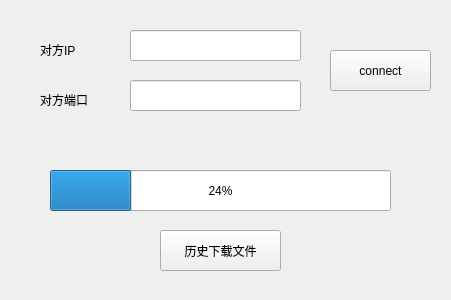
<?xml version="1.0" encoding="UTF-8"?>
<ui version="4.0">
 <class>ClientWidget</class>
 <widget class="QWidget" name="ClientWidget">
  <property name="geometry">
   <rect>
    <x>0</x>
    <y>0</y>
    <width>451</width>
    <height>300</height>
   </rect>
  </property>
  <property name="windowTitle">
   <string>Form</string>
  </property>
  <widget class="QLabel" name="label">
   <property name="geometry">
    <rect>
     <x>40</x>
     <y>40</y>
     <width>69</width>
     <height>19</height>
    </rect>
   </property>
   <property name="text">
    <string>对方IP</string>
   </property>
  </widget>
  <widget class="QLineEdit" name="lineEditIP">
   <property name="geometry">
    <rect>
     <x>130</x>
     <y>30</y>
     <width>171</width>
     <height>31</height>
    </rect>
   </property>
   <property name="focusPolicy">
    <enum>Qt::StrongFocus</enum>
   </property>
  </widget>
  <widget class="QLineEdit" name="lineEditPort">
   <property name="geometry">
    <rect>
     <x>130</x>
     <y>80</y>
     <width>171</width>
     <height>31</height>
    </rect>
   </property>
  </widget>
  <widget class="QLabel" name="label_2">
   <property name="geometry">
    <rect>
     <x>40</x>
     <y>90</y>
     <width>69</width>
     <height>19</height>
    </rect>
   </property>
   <property name="text">
    <string>对方端口</string>
   </property>
  </widget>
  <widget class="QPushButton" name="buttonConnect">
   <property name="geometry">
    <rect>
     <x>330</x>
     <y>50</y>
     <width>101</width>
     <height>41</height>
    </rect>
   </property>
   <property name="text">
    <string>connect</string>
   </property>
  </widget>
  <widget class="QProgressBar" name="progressBar">
   <property name="geometry">
    <rect>
     <x>50</x>
     <y>170</y>
     <width>341</width>
     <height>41</height>
    </rect>
   </property>
   <property name="value">
    <number>24</number>
   </property>
  </widget>
  <widget class="QPushButton" name="pushButton">
   <property name="geometry">
    <rect>
     <x>160</x>
     <y>230</y>
     <width>121</width>
     <height>41</height>
    </rect>
   </property>
   <property name="text">
    <string>历史下载文件</string>
   </property>
  </widget>
 </widget>
 <resources/>
 <connections/>
</ui>
